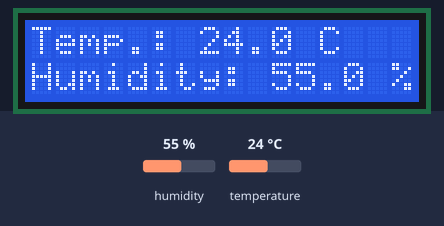
The program below on a simulated Raspberry Pi (BCM pin numbers). Parts: 16×2 character LCD. Inputs (shaded band) come from the test bench; at power-on: humidity 55 %, temperature 24 °C. Web requests get an empty 200 reply after 0.4 s; what the program prints to the terminal is not drawn.

Above: at 6.4 s.
6.5 s: humidity set to 22 %
At 13.0 s:
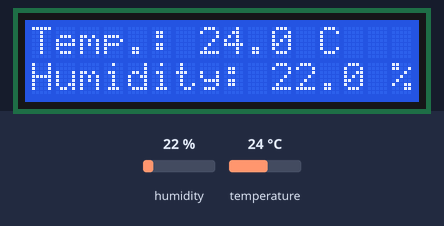
15.2 s: temperature set to 12 °C
At 18.4 s:
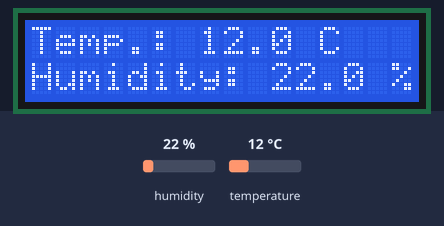
23.9 s: humidity set to 40 %
At 30.8 s:
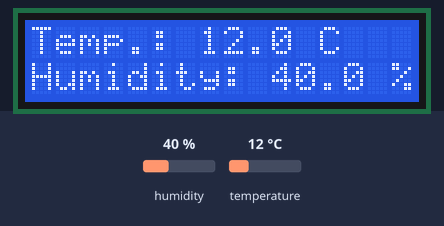
32.6 s: temperature set to 19 °C
At 37.2 s:
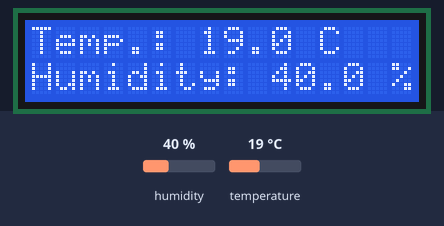
Timing chart, 0 to 38.7 s (numbered marks = the images above; inputs shaded):
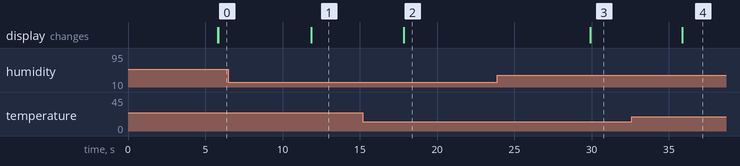

The program:

dht_display.py
```python
import lcddriver
import time
import Adafruit_DHT
import RPi_I2C_driver
import requests

sensor = Adafruit_DHT.DHT11
pin = 4

temp = 0
humi = 0

#url = 'http://localhost:9201/99'

#lcd = lcddriver.lcd()
lcd = RPi_I2C_driver.lcd()

#lcd.lcd_display_string("RPi I2C test", 1)
lcd.lcd_clear()

while True:
    time.sleep(5)
    url = 'http://localhost:9201/99'
    humidity, temperature = Adafruit_DHT.read_retry(sensor, pin)
    print(humidity)
    print(temperature)
    if humidity is not None and temperature is not None:
            lcd.lcd_display_string('Temp.: {0:0.1f} C'.format(temperature), 1)
            lcd.lcd_display_string('Humidity: {0:0.1f} %'.format(humidity), 2)
            #post data to webservice: [:-3] , [:-2]
            temp = int(temperature)
            humi = int(humidity)
            url += '/' + str(temp) + '/' + str(humi)
            res = requests.get(url)
            #res = requests.post(url)
            print(res.text)
    else:
            print('Fehler beim Einlesen der Daten. Starte einen weiteren Versuch!')

time.sleep(5)
```

Measured:
- after the input at 6.5 s, the display: changes after 5.4 s (image 1)
- after the input at 15.2 s, the display: changes after 2.7 s (image 2)
- after the input at 23.9 s, the display: changes after 6.0 s (image 3)
- after the input at 32.6 s, the display: changes after 3.3 s (image 4)
